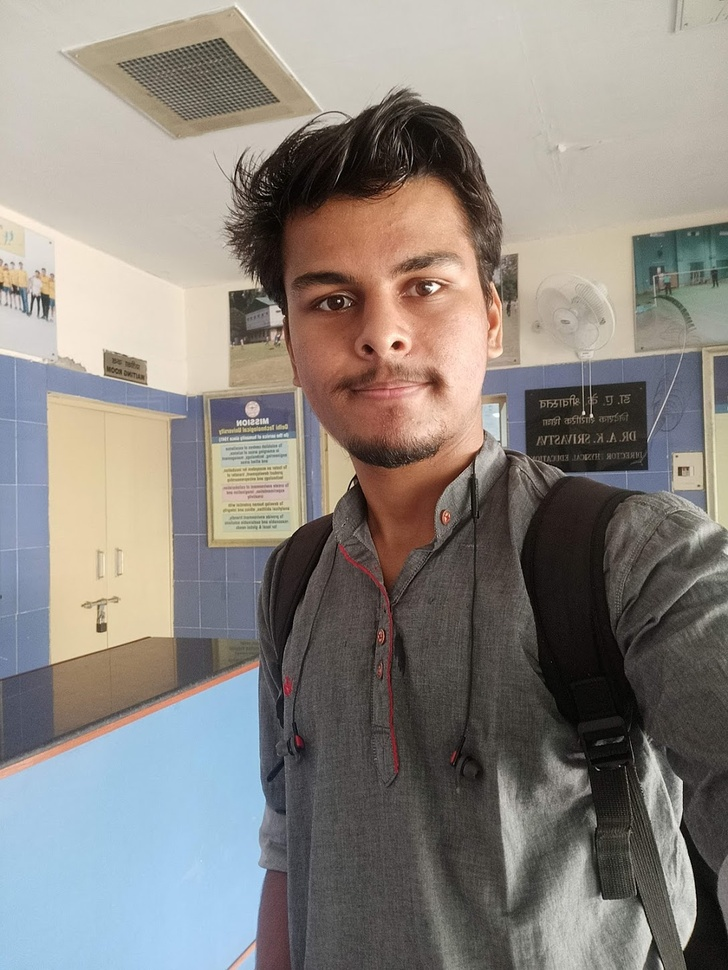
//> input picture OpenCV/RATAN.jpeg, 728 x 970 px, shrunk from 1088 x 1450 before the run, given in place of the camera
$ ./webcamEdges   (built with g++ and OpenCV 4)
//> lines starting //> are read from the running program, lines starting //| are printed output that depends on the picture
//
//  webcamEdges.cpp
//  OpenCV
//
//  Created by Ratan Prakash on 20/02/22.
//

#include <stdio.h>


//
////To run camera and do a basic code implementation
////

#include "opencv2/imgproc.hpp"
#include "opencv2/highgui.hpp"
using namespace cv;
int main(int, char**)
{
    VideoCapture cap(0);
    if(!cap.isOpened()) return -1;
    Mat frame, edges;
    namedWindow("edges", WINDOW_AUTOSIZE);
    for(;;)
    {
        cap >> frame;
//> frame is the input picture: 970 rows x 728 cols, CV_8UC3; mean B, G, R 128, 133.5, 139
        cvtColor(frame, edges, COLOR_BGR2GRAY);
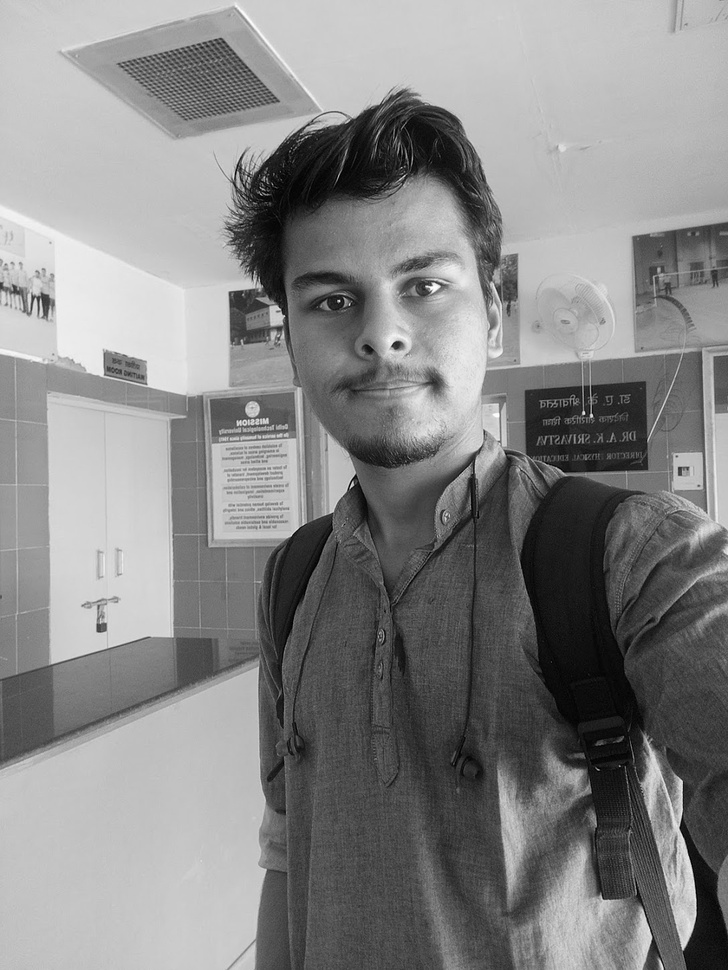
//> edges: 970 rows x 728 cols, CV_8UC1; min 0, max 254, mean 134.5
        GaussianBlur(edges, edges, Size(7,7), 1.5, 1.5);
        Canny(edges, edges, 0, 30, 3);
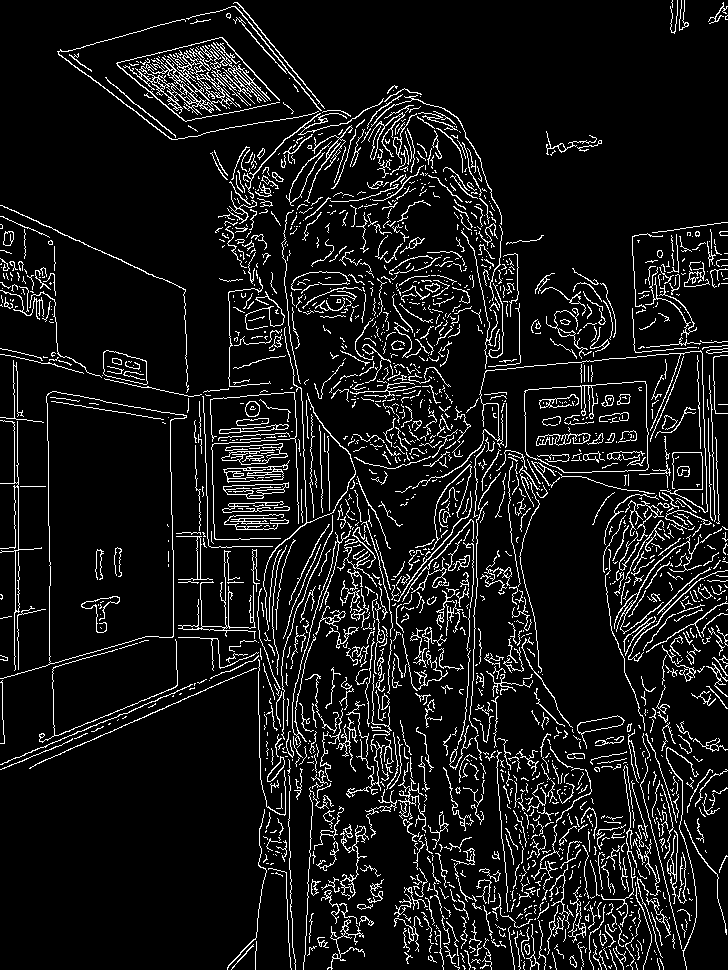
//> edges: 970 rows x 728 cols, CV_8UC1; 9.1% white in thin lines or dots
        imshow("edges", edges);
        if(waitKey(30) >= 0) break;
//> the Esc key is pressed
    }
    return 0;
}
